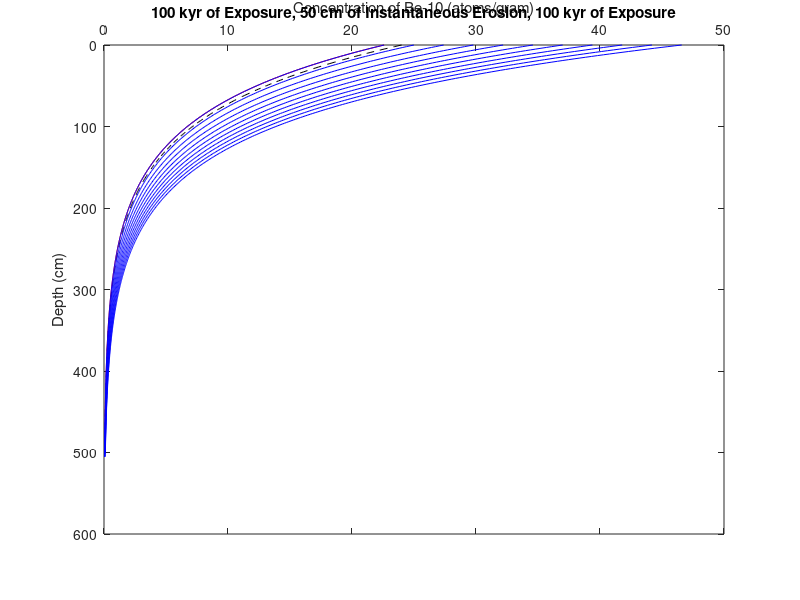

The MATLAB script that drew this image:
% INSTANTANEOUS EROSION CASE
% Script to calculate numerical solution of Beryllium-10 cosmogenic nuclide
% production as a function of depth.
% Final class project, Earth System Modeling
% Zach Lifton, 11/16/09

% Initial concentration = 0 (no inheritance)
% Erosion rate = instantaneous removal of thickness h from surface
% Altitude = 0-5 km
% Latitude = 40 N
% Be-10 half-life = 1.36*10^6 yr (Nishiizumi et al, 2007)

clear
% Inputs:
lambda = 5.09*10^(-7);      % Be-10 decay constant (yr^-1)
rho = 2;                    % Density of alluvium (g/cm^3)
caplamb = 165;              % Characteristic attenuation length (g/cm^2)
mu = rho/caplamb;
Po = 4.8;                   % Be-10 production rate (atoms/g/yr)
t = input('Enter Time of Erosion Event (years):');
h = input('Enter Thickness of Erosion (cm):');
% Solution:

for k = 1:501+h             % Depth loop, calculate solution beyond 500 cm, index will adjust later
        x(k) = k - 1;
        N(k) = (Po/lambda)*exp(-mu*(x(k)))*(1 - exp(-lambda*t));
end

No = zeros(1,501+h);        % New vector, fill with zeros
No(1,1:501) = N(1,1+h:501+h);  % Set previous final values as new initial values


% Plot original profile (dashed) and truncated profile (red line)
figure(8)
plot(N(1:501),x(1:501),'k--'); hold on
plot(No(1:length(x)-h),x(1:length(x)-h),'r-');
set(gca,'YDir','reverse');
set(gca,'XAxisLocation','top');
title('100 kyr of Exposure, 50 cm of Instantaneous Erosion');
xlabel('Concentration of Be-10 (atoms/gram)');
ylabel('Depth (cm)');
hold on

l = input('Enter Time to Calculate After Erosion (years):');
n=0;
for j = 1:l/10:l+1          % Time loop, time step = input time "l" divided by 10 steps
    n = n + 1;
    t(n) = j - 1;
    for k = 1:501           % Depth loop
        x(k) = k - 1;
        N(k) = No(k)*exp(-lambda*t(n)) + (Po/lambda)*exp(-mu*(x(k)))*(1 - exp(-lambda*t(n)));
    end
    % Plot each time step as a new line
    plot(N,x,'b-');
    set(gca,'YDir','reverse');
    set(gca,'XAxisLocation','top');
    title('100 kyr of Exposure, 50 cm of Instantaneous Erosion, 100 kyr of Exposure');
    xlabel('Concentration of Be-10 (atoms/gram)');
    ylabel('Depth (cm)');
    hold on
end
